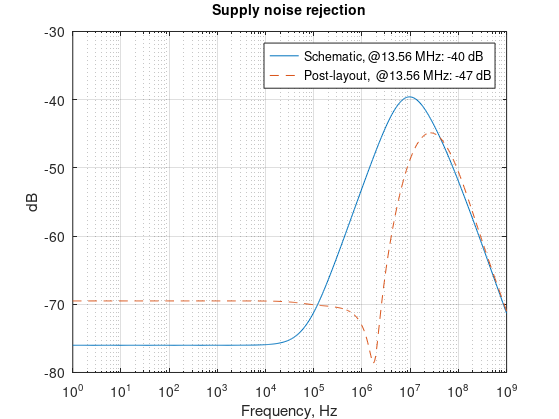

MATLAB code to generate this figure: (Note: this script raises an error after producing the figure.)
%% Load 
% 
clear all;
load('ldo_pssr_sch.mat');
load('ldo_pssr_pex.mat');
% data includes 

%%
plotwidth = 1;
logdB = 20*log10(sqrt(Re_sch.^2 + Img_sch.^2));
logdBp = 20*log10(sqrt(Re_pex.^2 + Img_pex.^2));
f1 = figure(1);
semilogx(freq_sch, logdB);hold on;
semilogx(freq_pex, logdBp, '--');

legend1 = sprintf('Schematic, @13.56 MHz: %.f dB', logdB(358));
legend2 = sprintf('Post-layout,  @13.56 MHz: %.f dB', logdBp(358));
l1 = legend(legend1, legend2, 'location', 'best');
ylabel('dB'); xlabel('Frequency, Hz');
xlim([1, 10^9]); 
%ylim([-80, -35]); 
grid on;
%set(gca,'XScale','log');
title('Supply noise rejection', 'FontSize', 10);


%% save image
set(f1,'Units','Inches');
pos = get(f1,'Position');
set(f1,'PaperPositionMode','Auto','PaperUnits','Inches','PaperSize',[pos(3), pos(4)]);
print(f1, 'ldo_pssr_both.pdf', '-dpdf');
movefile('ldo_pssr_both.pdf','../img/ldo_pssr_both.pdf');